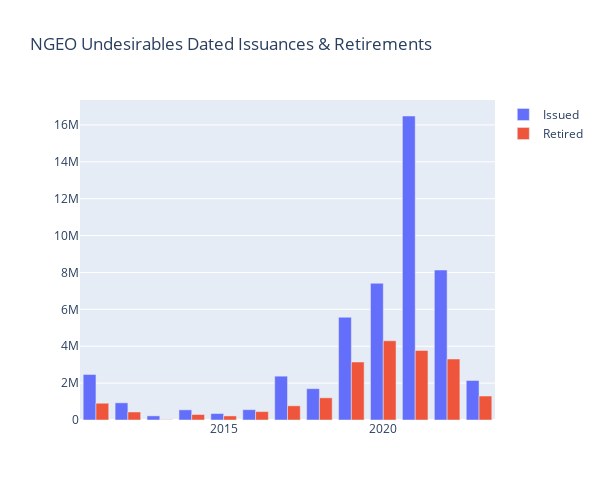

Notebook source saved alongside this figure:
### Code cell
query = 'select * from \"NGEO_Undesirable_Projects_Dated\"'
df_ngeo_undesirable_dated = pd.read_sql(query, engine)
df_ngeo_undesirable_dated.head()

df_ngeo_undesirable_dated = df_ngeo_undesirable_dated.groupby(by='Retirement Year').sum().reset_index()
df_ngeo_undesirable_dated = df_ngeo_undesirable_dated.drop(columns=['Vintage','Project ID'])
df_ngeo_undesirable_dated.head()

fig = go.Figure()
for col in list(df_ngeo_undesirable_dated)[1:]:
    fig.add_trace(go.Bar(x=df_ngeo_undesirable_dated['Retirement Year'], y=df_ngeo_undesirable_dated[col], name = col))
fig.update_layout(height=500, width=600, title="NGEO Undesirables Dated Issuances & Retirements")

### Figure 1 — Plotly figure (JSON) as saved in the notebook; plotly's stock layout.template omitted (floating-point values rounded to 4 significant figures)
{"data": [{"name": "Issued", "type": "bar", "x": [2011, 2012, 2013, 2014, 2015, 2016, 2017, 2018, 2019, 2020, 2021, 2022, 2023], "y": [2467815, 931662, 224002, 551291, 350152, 559842, 2376193, 1698567, 5572507, 7411776, 16482785, 8131536, 2142302]}, {"name": "Retired", "type": "bar", "x": [2011, 2012, 2013, 2014, 2015, 2016, 2017, 2018, 2019, 2020, 2021, 2022, 2023], "y": [909725, 434577, 16954, 297776, 221250, 455855, 770122, 1203449, 3145011, 4294866, 3770695, 3307228, 1299925]}], "layout": {"height": 500, "title": {"text": "NGEO Undesirables Dated Issuances & Retirements"}, "width": 600}}
